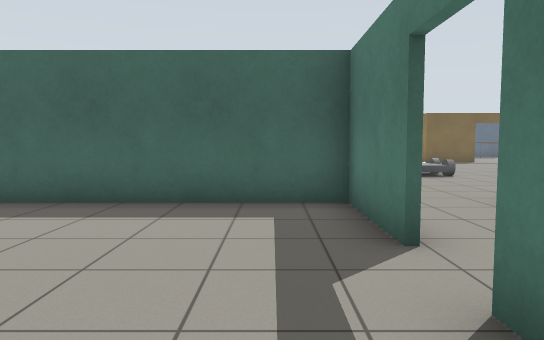
[1] (above)

24 first-person views from a walk through a robot-simulator world made for Gazebo. The camera is 1 m above the floor, tilts 4° down and sees 70° across. The floor is counted in squares, 1 m on a side. Each view is taken from the middle of a square. On the plan, view 1 faces up. The plan holds only what a view shows up to about 14 squares ahead; the rest is blank. Gazebo's built-in surfaces are drawn with simple patterns.

[2]
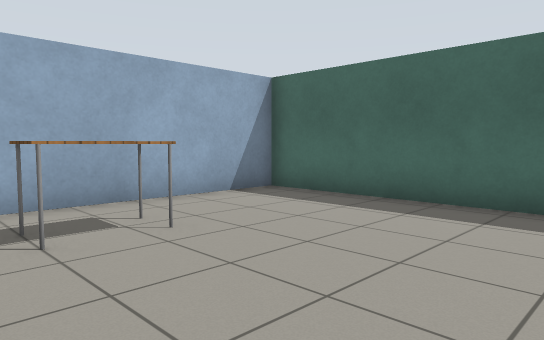

[3]
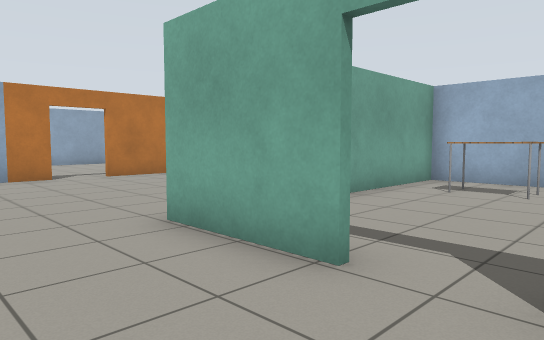

[4]
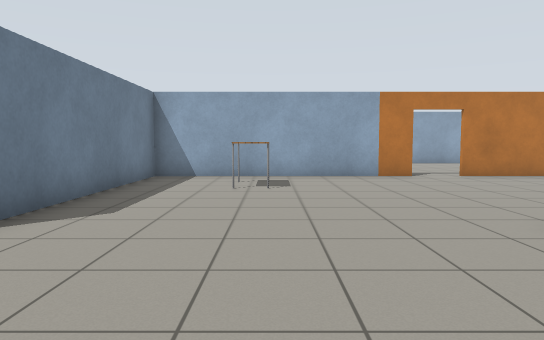

[5]
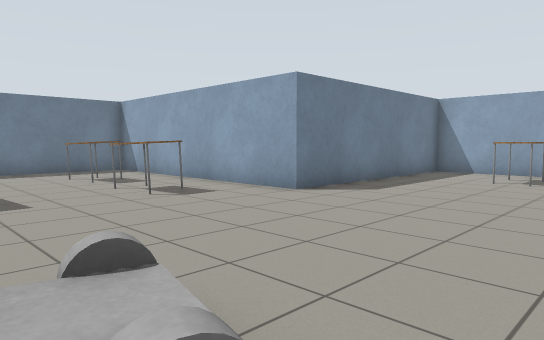

[6]
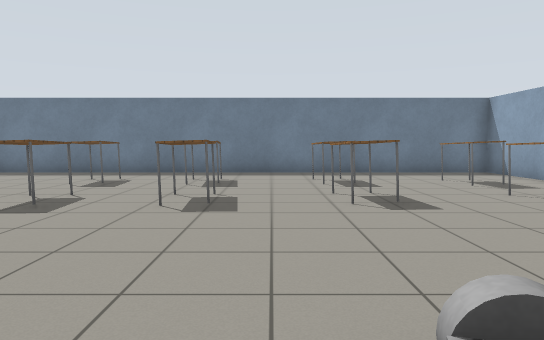

[7]
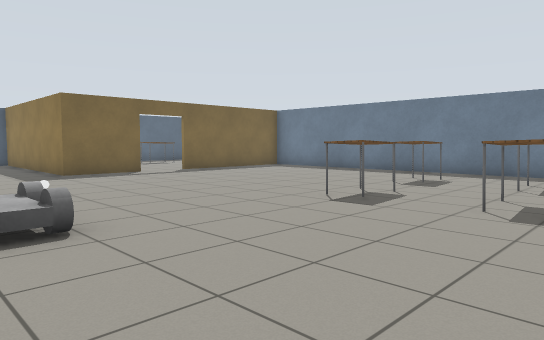

[8]
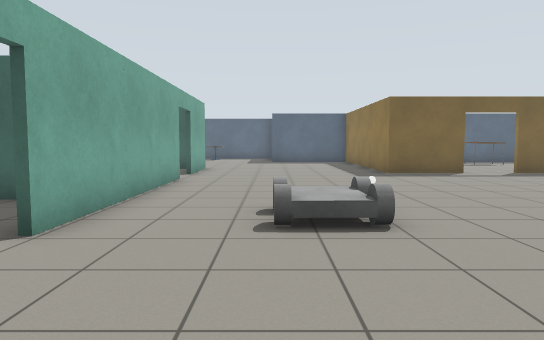

[9]
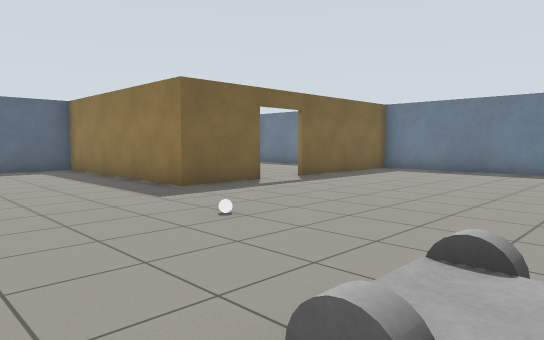

[10]
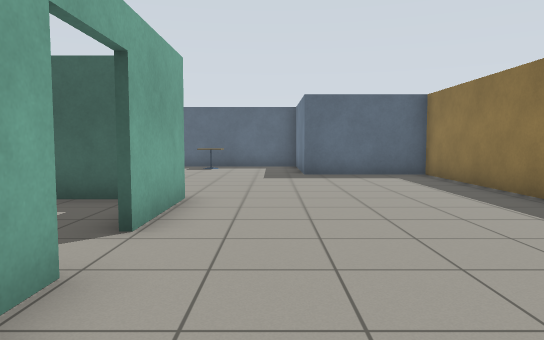

[11]
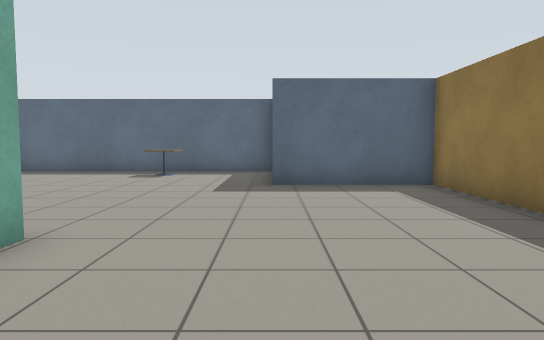

[12]
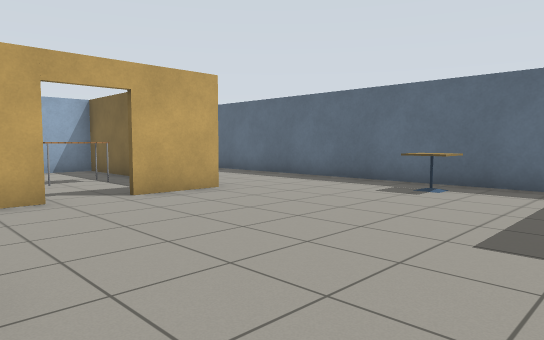

[13]
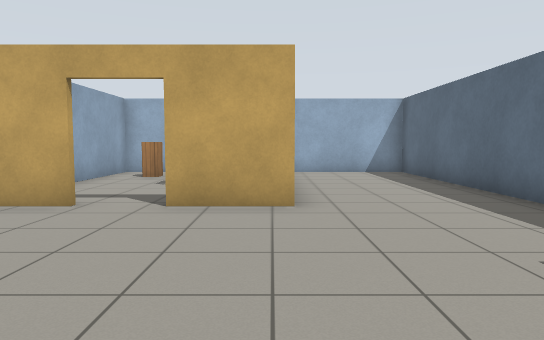

[14]
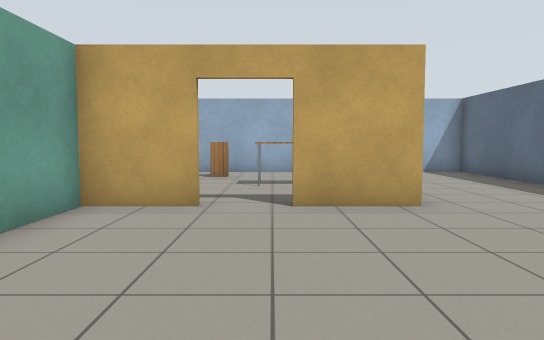

[15]
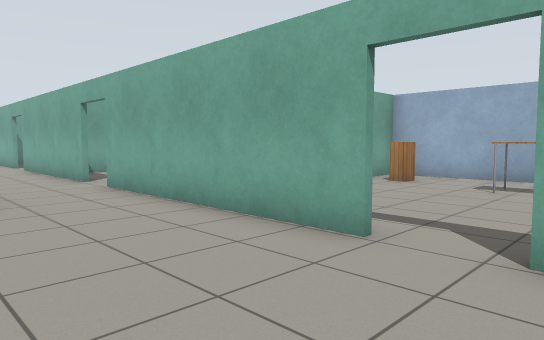

[16]
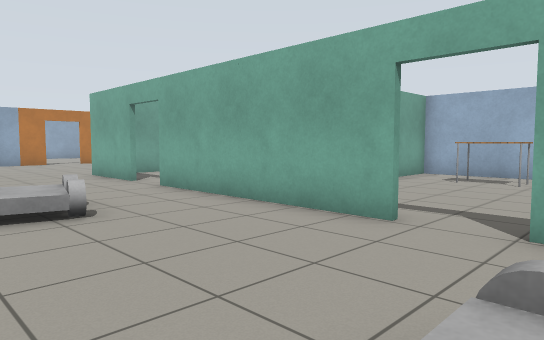

[17]
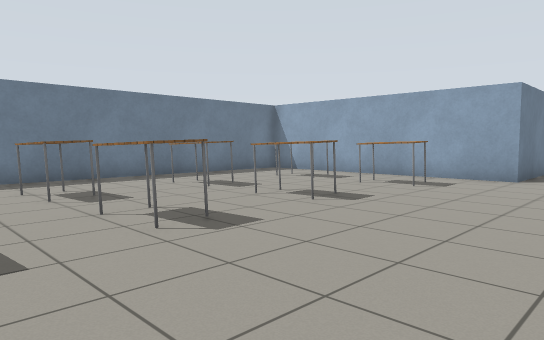

[18]
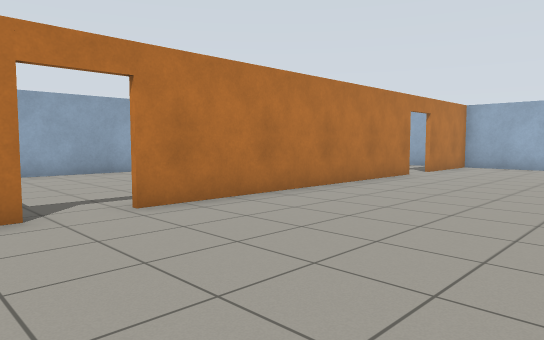

[19]
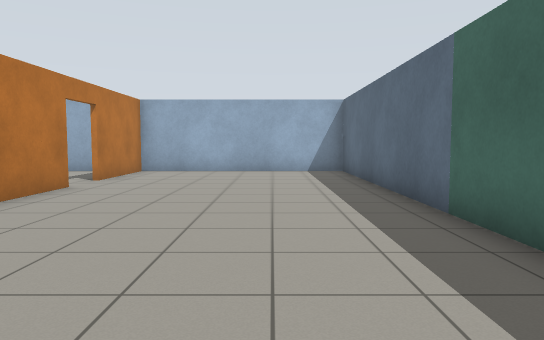

[20]
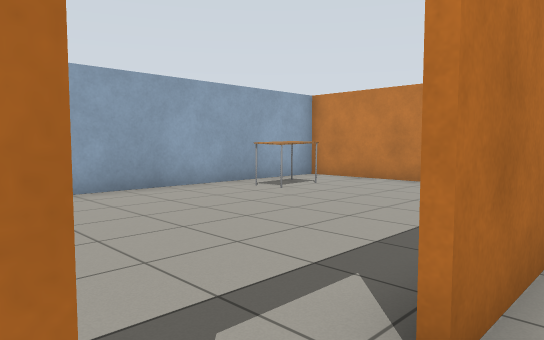

[21]
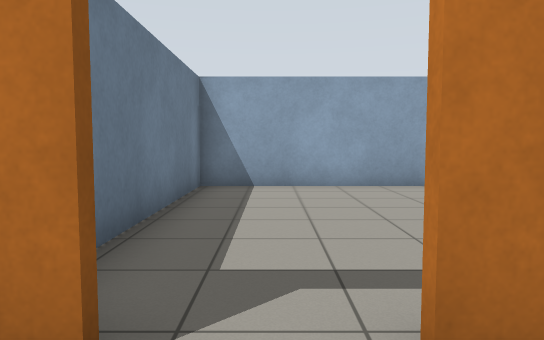

[22]
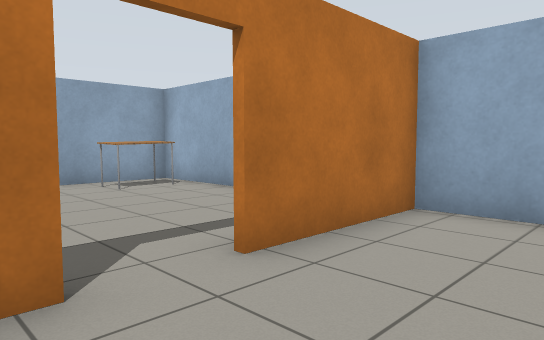

[23]
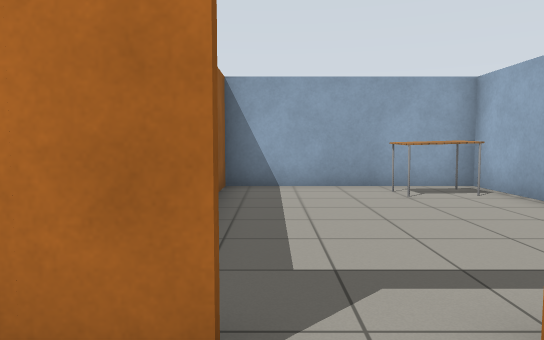

[24]
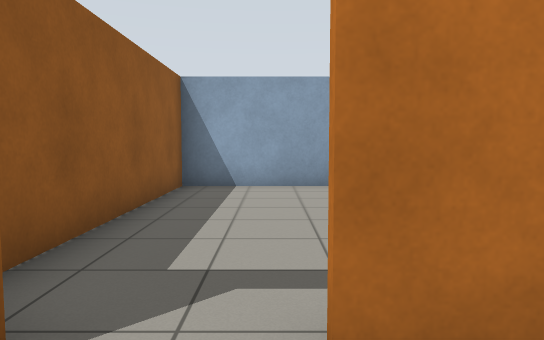

### Floor plan
Points are (right, up) in squares from view 1. A wall is a line through its corners. A room is listed if a view was taken in it or the views show most of it. See-through windows are left out.
Room 1 (views 1, 2)
walls: (-0.9, -0.3) (0.1, -0.3); (1.3, 3.6) (1.3, 6.4) (-6.5, 6.4); (1.3, 1.8) (1.3, 2.2); (-6.4, 5.9) (-6.4, -0.3) (-2.5, -0.3)
ways out: open door at (1, 3) to room 2
objects: table (-5, 1) to (-4, 2)
Room 2 (views 3, 4, 5, 6, 7, 8, 9, 10, 11, 12, 13, 14, 15, 16, 17, 18, 19, 20, 21, 22, 23, 24)
walls: (1.4, 9.6) (1.4, 3.6); (1.4, 2.2) (1.4, -0.6); (1.4, 17.9) (1.4, 11); (10.4, 19.8) (7.8, 19.8) (7.8, 27.2) (4, 27.2) (4, 29.1); (-4.5, -0.5) (-14.7, -0.5) (-14.7, -7.6) (-11.3, -7.6); (1.4, 22) (1.4, 19.2); (15.1, 19.8) (12, 19.8); (-3.1, 23.9) (-3.1, 22) (-1.2, 22); (0.7, -7.6) (8.5, -7.6) (8.5, -0.3) (17.1, -0.3) (17.1, 17.9); (-3.1, 27.4) (-3.1, 25.2); (-9.9, -7.6) (-0.6, -7.6); (4.1, 31.5) (-10.3, 31.5) (-10.3, 27.8)
ways out: open door at (1, 3) to room 1; open door at (0, -8) to room 3; open door at (-10.5, -8) to room 4; open door at (-3, 24.5); open door at (1, 10.5); open door at (1, 18.5); open door at (11.5, 20)
objects: cafe table (0, 30) to (1, 30); other object (4, 5) to (5, 6); other object (4, 12) to (5, 13); table (5, -6) to (6, -5); other object (6, 16); table (10, 2) to (11, 2); table (10, 8) to (11, 9); table (10, 11) to (11, 11); table (11, 5) to (12, 6); table (13, 2) to (14, 2); table (13, 9) to (15, 9); table (13, 11) to (15, 12); table (14, 5) to (15, 6)
Room 3 (no view inside)
walls: (-8.8, -11.2) (-8.8, -15); (-9, -15) (1.7, -15) (1.7, -9.5)
ways out: open door at (0, -8) to room 2
objects: table (-6, -14) to (-5, -13)
Room 4 (no view inside)
walls: (-14.7, -11.9) (-14.7, -15) (-9, -15); (-14.7, -9.3) (-14.7, -10.3); (-8.9, -15) (-8.9, -8.9)
ways out: open door at (-10.5, -8) to room 2
objects: table (-14, -14) to (-13, -13)

Where each view was taken, in squares from view 1:
view 1: 0 up, 0 right, facing up
view 2: 0 up, 0 right, facing up-left
view 3: 4 up, 4 right, facing down-left
view 4: 4 up, 5 right, facing down
view 5: 6 up, 3 right, facing down-right
view 6: 7 up, 4 right, facing right
view 7: 7 up, 4 right, facing up-right
view 8: 7 up, 4 right, facing up
view 9: 12 up, 3 right, facing up-right
view 10: 15 up, 3 right, facing up
view 11: 18 up, 4 right, facing up
view 12: 22 up, 4 right, facing up-left
view 13: 27 up, 3 right, facing left
view 14: 25 up, 3 right, facing left
view 15: 20 up, 5 right, facing down-left
view 16: 12 up, 6 right, facing down-left
view 17: 11 up, 6 right, facing down-right
view 18: 2 down, 2 right, facing down-left
view 19: 3 down, 1 left, facing left
view 20: 7 down, 1 right, facing down-left
view 21: 6 down, 0 right, facing down
view 22: 5 down, 9 left, facing down-left
view 23: 6 down, 10 left, facing down
view 24: 6 down, 11 left, facing down
